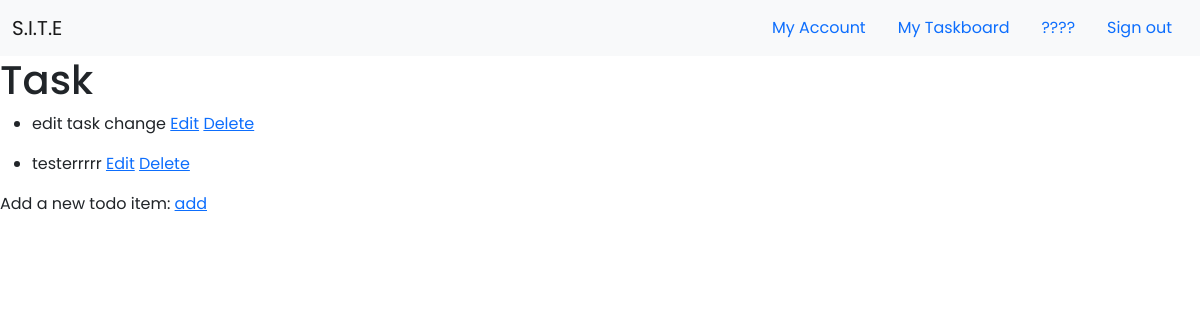
Before: /taskboard (signed in) with the older database file.
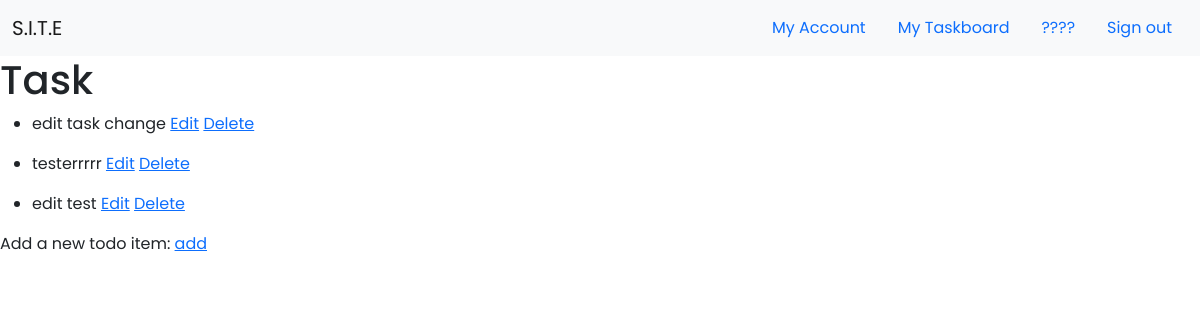
After: the same page with the newer database file.
### app/models.py (models this page shows, shortened)
class Task(db.Model):
    id = db.Column(db.Integer, primary_key=True)
    content = db.Column(db.String, unique=False, nullable=False)
    complete = db.Column(db.Boolean, default=False)
    user_id = db.Column(db.Integer, db.ForeignKey('user.id'), nullable=False)

### app/routes.py (the view)
@app.route('/taskboard',methods=['GET', 'POST'])
def taskboard():
    tasks = Task.query.all()
    return render_template('taskboard.html', tasks=tasks)

### app/models.py (called while the page is built)
@login.user_loader
def load_user(id):
    return User.query.get(int(id))

### app/templates/taskboard.html
{% extends "base.html" %}
{% block content %}
    {% if current_user.is_authenticated %}
            <div>
                <h1>Task</h1>
                {% for task in tasks %}
                <ul>
                <li>
                    {{ task.content }} <a href= "/edittask/{{task.id}}">Edit</a>  <a href= "/delete/{{task.id}}"> Delete</a>
                </li>
                </ul>
                {% endfor %}
                <div>Add a new todo item:
                <a href="/addtask"> add</a>
                </div>
            </div>
    {% endif %}
{% endblock %}

### app/templates/base.html (shortened to what this page needs)
<!doctype html>
<html lang="en">
    <head>
        <link href="https://cdn.jsdelivr.net/npm/bootstrap@5.0.0-beta3/dist/css/bootstrap.min.css" rel="stylesheet">
        <link rel="stylesheet" type="text/css" href="{{ url_for('static', filename='style.css') }}">
    </head>
    <body>
        <nav class="navbar navbar-expand-lg navbar-light bg-light">
            <div class="container-fluid">
              <a class="navbar-brand" href="#">S.I.T.E</a>
              <ul class="nav justify-content-end">
                <li class="nav-item">
                  {% if current_user.is_authenticated %}
                  <a class="nav-link active" aria-current="page" href="/profile">My Account</a>
                  {% endif %}
                </li>
                <li class="nav-item">
                  {% if current_user.is_authenticated %}
                  <a class="nav-link" href="/taskboard">My Taskboard</a>
                  {% endif %}
                </li>
                <li class="nav-item">
                  {% if current_user.is_authenticated %}
                  <a class="nav-link" href="#">????</a>
                  {% endif %}
                </li>
                <li class="nav-item">
                  {% if current_user.is_authenticated %}
                  <a class="nav-link" href="/logout">Sign out</a>
                  {% endif %}
                </li>
              </ul>
              </div>
          </nav>
        {% block content %}{% endblock %}
    </body>
</html>

### app/static/style.css (style rules this page uses)
* { font-family: 'Poppins', sans-serif; margin: 0; padding: 0; }

Changed rows visible on the page:
added Task: content "edit test"
